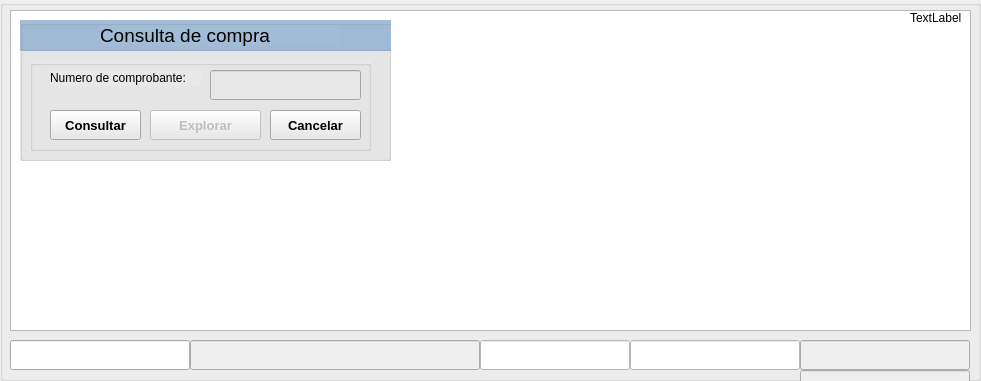
  <widget class="QGroupBox" name="groupBox_2">
   <property name="geometry">
    <rect>
     <x>20</x>
     <y>200</y>
     <width>981</width>
     <height>381</height>
    </rect>
   </property>
   <property name="title">
    <string/>
   </property>
   <widget class="QTableWidget" name="tabla">
    <property name="geometry">
     <rect>
      <x>10</x>
      <y>10</y>
      <width>961</width>
      <height>321</height>
     </rect>
    </property>
    <property name="palette">
     <palette>
      <active>
       <colorrole role="Midlight">
        <brush brushstyle="SolidPattern">
         <color alpha="255">
          <red>85</red>
          <green>170</green>
          <blue>255</blue>
         </color>
        </brush>
       </colorrole>
       <colorrole role="Highlight">
        <brush brushstyle="SolidPattern">
         <color alpha="255">
          <red>51</red>
          <green>153</green>
          <blue>255</blue>
         </color>
        </brush>
       </colorrole>
      </active>
      <inactive>
       <colorrole role="Midlight">
        <brush brushstyle="SolidPattern">
         <color alpha="255">
          <red>85</red>
          <green>170</green>
          <blue>255</blue>
         </color>
        </brush>
       </colorrole>
       <colorrole role="Highlight">
        <brush brushstyle="SolidPattern">
         <color alpha="255">
          <red>85</red>
          <green>170</green>
          <blue>255</blue>
         </color>
        </brush>
       </colorrole>
      </inactive>
      <disabled>
       <colorrole role="Midlight">
        <brush brushstyle="SolidPattern">
         <color alpha="255">
          <red>85</red>
          <green>170</green>
          <blue>255</blue>
         </color>
        </brush>
       </colorrole>
       <colorrole role="Highlight">
        <brush brushstyle="SolidPattern">
         <color alpha="255">
          <red>51</red>
          <green>153</green>
          <blue>255</blue>
         </color>
        </brush>
       </colorrole>
      </disabled>
     </palette>
    </property>
    <property name="font">
     <font>
      <pointsize>12</pointsize>
      <weight>75</weight>
      <bold>true</bold>
     </font>
    </property>
    <attribute name="horizontalHeaderHighlightSections">
     <bool>false</bool>
    </attribute>
    <attribute name="verticalHeaderVisible">
     <bool>false</bool>
    </attribute>
    <attribute name="verticalHeaderHighlightSections">
     <bool>false</bool>
    </attribute>
   </widget>
   <widget class="QLineEdit" name="txtcodprod">
    <property name="geometry">
     <rect>
      <x>10</x>
      <y>340</y>
      <width>180</width>
      <height>30</height>
     </rect>
    </property>
    <property name="font">
     <font>
      <pointsize>11</pointsize>
     </font>
    </property>
    <property name="frame">
     <bool>true</bool>
    </property>
   </widget>
   <widget class="QLineEdit" name="txtnomprod">
    <property name="enabled">
     <bool>false</bool>
    </property>
    <property name="geometry">
     <rect>
      <x>190</x>
      <y>340</y>
      <width>290</width>
      <height>30</height>
     </rect>
    </property>
    <property name="font">
     <font>
      <pointsize>11</pointsize>
     </font>
    </property>
    <property name="frame">
     <bool>true</bool>
    </property>
   </widget>
   <widget class="QLineEdit" name="txtcantidad">
    <property name="geometry">
     <rect>
      <x>480</x>
      <y>340</y>
      <width>150</width>
      <height>30</height>
     </rect>
    </property>
    <property name="palette">
     <palette>
      <active>
       <colorrole role="Button">
        <brush brushstyle="SolidPattern">
         <color alpha="255">
          <red>0</red>
          <green>0</green>
          <blue>0</blue>
         </color>
        </brush>
       </colorrole>
       <colorrole role="Base">
        <brush brushstyle="SolidPattern">
         <color alpha="255">
          <red>255</red>
          <green>255</green>
          <blue>255</blue>
         </color>
        </brush>
       </colorrole>
       <colorrole role="Window">
        <brush brushstyle="SolidPattern">
         <color alpha="255">
          <red>255</red>
          <green>255</green>
          <blue>255</blue>
         </color>
        </brush>
       </colorrole>
      </active>
      <inactive>
       <colorrole role="Button">
        <brush brushstyle="SolidPattern">
         <color alpha="255">
          <red>0</red>
          <green>0</green>
          <blue>0</blue>
         </color>
        </brush>
       </colorrole>
       <colorrole role="Base">
        <brush brushstyle="SolidPattern">
         <color alpha="255">
          <red>255</red>
          <green>255</green>
          <blue>255</blue>
         </color>
        </brush>
       </colorrole>
       <colorrole role="Window">
        <brush brushstyle="SolidPattern">
         <color alpha="255">
          <red>255</red>
          <green>255</green>
          <blue>255</blue>
         </color>
        </brush>
       </colorrole>
      </inactive>
      <disabled>
       <colorrole role="Button">
        <brush brushstyle="SolidPattern">
         <color alpha="255">
          <red>0</red>
          <green>0</green>
          <blue>0</blue>
         </color>
        </brush>
       </colorrole>
       <colorrole role="Base">
        <brush brushstyle="SolidPattern">
         <color alpha="255">
          <red>255</red>
          <green>255</green>
          <blue>255</blue>
         </color>
        </brush>
       </colorrole>
       <colorrole role="Window">
        <brush brushstyle="SolidPattern">
         <color alpha="255">
          <red>255</red>
          <green>255</green>
          <blue>255</blue>
         </color>
        </brush>
       </colorrole>
      </disabled>
     </palette>
    </property>
    <property name="font">
     <font>
      <pointsize>11</pointsize>
     </font>
    </property>
    <property name="frame">
     <bool>true</bool>
    </property>
   </widget>
   <widget class="QLineEdit" name="txtprecio">
    <property name="enabled">
     <bool>false</bool>
    </property>
    <property name="geometry">
     <rect>
      <x>630</x>
      <y>340</y>
      <width>170</width>
      <height>30</height>
     </rect>
    </property>
    <property name="palette">
     <palette>
      <active>
       <colorrole role="WindowText">
        <brush brushstyle="SolidPattern">
         <color alpha="255">
          <red>0</red>
          <green>0</green>
          <blue>0</blue>
         </color>
        </brush>
       </colorrole>
       <colorrole role="Dark">
        <brush brushstyle="SolidPattern">
         <color alpha="255">
          <red>160</red>
          <green>160</green>
          <blue>160</blue>
         </color>
        </brush>
       </colorrole>
       <colorrole role="Mid">
        <brush brushstyle="SolidPattern">
         <color alpha="255">
          <red>160</red>
          <green>160</green>
          <blue>160</blue>
         </color>
        </brush>
       </colorrole>
       <colorrole role="Text">
        <brush brushstyle="SolidPattern">
         <color alpha="255">
          <red>0</red>
          <green>0</green>
          <blue>0</blue>
         </color>
        </brush>
       </colorrole>
       <colorrole role="BrightText">
        <brush brushstyle="SolidPattern">
         <color alpha="255">
          <red>255</red>
          <green>255</green>
          <blue>255</blue>
         </color>
        </brush>
       </colorrole>
       <colorrole role="ButtonText">
        <brush brushstyle="SolidPattern">
         <color alpha="255">
          <red>0</red>
          <green>0</green>
          <blue>0</blue>
         </color>
        </brush>
       </colorrole>
       <colorrole role="Base">
        <brush brushstyle="SolidPattern">
         <color alpha="255">
          <red>255</red>
          <green>255</green>
          <blue>255</blue>
         </color>
        </brush>
       </colorrole>
       <colorrole role="Window">
        <brush brushstyle="SolidPattern">
         <color alpha="255">
          <red>240</red>
          <green>240</green>
          <blue>240</blue>
         </color>
        </brush>
       </colorrole>
      </active>
      <inactive>
       <colorrole role="WindowText">
        <brush brushstyle="SolidPattern">
         <color alpha="255">
          <red>0</red>
          <green>0</green>
          <blue>0</blue>
         </color>
        </brush>
       </colorrole>
       <colorrole role="Dark">
        <brush brushstyle="SolidPattern">
         <color alpha="255">
          <red>160</red>
          <green>160</green>
          <blue>160</blue>
         </color>
        </brush>
       </colorrole>
       <colorrole role="Mid">
        <brush brushstyle="SolidPattern">
         <color alpha="255">
          <red>160</red>
          <green>160</green>
          <blue>160</blue>
         </color>
        </brush>
       </colorrole>
       <colorrole role="Text">
        <brush brushstyle="SolidPattern">
         <color alpha="255">
          <red>0</red>
          <green>0</green>
          <blue>0</blue>
         </color>
        </brush>
       </colorrole>
       <colorrole role="BrightText">
        <brush brushstyle="SolidPattern">
         <color alpha="255">
          <red>255</red>
          <green>255</green>
          <blue>255</blue>
         </color>
        </brush>
       </colorrole>
       <colorrole role="ButtonText">
        <brush brushstyle="SolidPattern">
         <color alpha="255">
          <red>0</red>
          <green>0</green>
          <blue>0</blue>
         </color>
        </brush>
       </colorrole>
       <colorrole role="Base">
        <brush brushstyle="SolidPattern">
         <color alpha="255">
          <red>255</red>
          <green>255</green>
          <blue>255</blue>
         </color>
        </brush>
       </colorrole>
       <colorrole role="Window">
        <brush brushstyle="SolidPattern">
         <color alpha="255">
          <red>240</red>
          <green>240</green>
          <blue>240</blue>
         </color>
        </brush>
       </colorrole>
      </inactive>
      <disabled>
       <colorrole role="WindowText">
        <brush brushstyle="SolidPattern">
         <color alpha="255">
          <red>0</red>
          <green>0</green>
          <blue>0</blue>
         </color>
        </brush>
       </colorrole>
       <colorrole role="Dark">
        <brush brushstyle="SolidPattern">
         <color alpha="255">
          <red>255</red>
          <green>255</green>
          <blue>255</blue>
         </color>
        </brush>
       </colorrole>
       <colorrole role="Mid">
        <brush brushstyle="SolidPattern">
         <color alpha="255">
          <red>255</red>
          <green>255</green>
          <blue>255</blue>
         </color>
        </brush>
       </colorrole>
       <colorrole role="Text">
        <brush brushstyle="SolidPattern">
         <color alpha="255">
          <red>0</red>
          <green>0</green>
          <blue>0</blue>
         </color>
        </brush>
       </colorrole>
       <colorrole role="BrightText">
        <brush brushstyle="SolidPattern">
         <color alpha="255">
          <red>0</red>
          <green>0</green>
          <blue>0</blue>
         </color>
        </brush>
       </colorrole>
       <colorrole role="ButtonText">
        <brush brushstyle="SolidPattern">
         <color alpha="255">
          <red>0</red>
          <green>0</green>
          <blue>0</blue>
         </color>
        </brush>
       </colorrole>
       <colorrole role="Base">
        <brush brushstyle="SolidPattern">
         <color alpha="255">
          <red>255</red>
          <green>255</green>
          <blue>255</blue>
         </color>
        </brush>
       </colorrole>
       <colorrole role="Window">
        <brush brushstyle="SolidPattern">
         <color alpha="255">
          <red>255</red>
          <green>255</green>
          <blue>255</blue>
         </color>
        </brush>
       </colorrole>
      </disabled>
     </palette>
    </property>
    <property name="font">
     <font>
      <pointsize>11</pointsize>
     </font>
    </property>
    <property name="autoFillBackground">
     <bool>false</bool>
    </property>
    <property name="frame">
     <bool>true</bool>
    </property>
   </widget>
   <widget class="QLineEdit" name="txtsubtotal">
    <property name="enabled">
     <bool>false</bool>
    </property>
    <property name="geometry">
     <rect>
      <x>800</x>
      <y>340</y>
      <width>170</width>
      <height>30</height>
     </rect>
    </property>
    <property name="font">
     <font>
      <pointsize>11</pointsize>
     </font>
    </property>
    <property name="frame">
     <bool>true</bool>
    </property>
   </widget>
   <widget class="QWidget" name="horizontalLayoutWidget_4">
    <property name="geometry">
     <rect>
      <x>130</x>
      <y>210</y>
      <width>2</width>
      <height>2</height>
     </rect>
    </property>
    <layout class="QHBoxLayout" name="horizontalLayout_4"/>
   </widget>
   <widget class="QLabel" name="lblindice">
    <property name="geometry">
     <rect>
      <x>910</x>
      <y>10</y>
      <width>53</width>
      <height>16</height>
     </rect>
    </property>
    <property name="text">
     <string>TextLabel</string>
    </property>
   </widget>
   <widget class="QLineEdit" name="txtcodigo">
    <property name="enabled">
     <bool>false</bool>
    </property>
    <property name="geometry">
     <rect>
      <x>800</x>
      <y>370</y>
      <width>170</width>
      <height>30</height>
     </rect>
    </property>
    <property name="font">
     <font>
      <pointsize>11</pointsize>
     </font>
    </property>
    <property name="frame">
     <bool>true</bool>
    </property>
   </widget>
   <widget class="QGroupBox" name="groupreimpre">
    <property name="geometry">
     <rect>
      <x>20</x>
      <y>20</y>
      <width>371</width>
      <height>141</height>
     </rect>
    </property>
    <property name="autoFillBackground">
     <bool>false</bool>
    </property>
    <property name="styleSheet">
     <string notr="true">background-color: rgb(232, 232, 232);</string>
    </property>
    <property name="title">
     <string/>
    </property>
    <widget class="QGroupBox" name="groupBox_19">
     <property name="geometry">
      <rect>
       <x>10</x>
       <y>40</y>
       <width>341</width>
       <height>91</height>
      </rect>
     </property>
     <property name="font">
      <font>
       <pointsize>12</pointsize>
      </font>
     </property>
     <property name="title">
      <string/>
     </property>
     <widget class="QLineEdit" name="txtcodre">
      <property name="enabled">
       <bool>true</bool>
      </property>
      <property name="geometry">
       <rect>
        <x>180</x>
        <y>10</y>
        <width>151</width>
        <height>30</height>
       </rect>
      </property>
      <property name="palette">
       <palette>
        <active>
         <colorrole role="WindowText">
          <brush brushstyle="SolidPattern">
           <color alpha="255">
            <red>0</red>
            <green>0</green>
            <blue>0</blue>
           </color>
          </brush>
         </colorrole>
         <colorrole role="Button">
          <brush brushstyle="SolidPattern">
           <color alpha="255">
            <red>232</red>
            <green>232</green>
            <blue>232</blue>
           </color>
          </brush>
         </colorrole>
         <colorrole role="Midlight">
          <brush brushstyle="SolidPattern">
           <color alpha="255">
            <red>255</red>
            <green>255</green>
            <blue>255</blue>
           </color>
          </brush>
         </colorrole>
         <colorrole role="Dark">
          <brush brushstyle="SolidPattern">
           <color alpha="255">
            <red>255</red>
            <green>255</green>
            <blue>255</blue>
           </color>
          </brush>
         </colorrole>
         <colorrole role="Mid">
          <brush brushstyle="SolidPattern">
           <color alpha="255">
            <red>255</red>
            <green>255</green>
            <blue>255</blue>
           </color>
          </brush>
         </colorrole>
         <colorrole role="Text">
          <brush brushstyle="SolidPattern">
           <color alpha="255">
            <red>0</red>
            <green>0</green>
            <blue>0</blue>
           </color>
          </brush>
         </colorrole>
         <colorrole role="ButtonText">
          <brush brushstyle="SolidPattern">
           <color alpha="255">
            <red>0</red>
            <green>0</green>
            <blue>0</blue>
           </color>
          </brush>
         </colorrole>
         <colorrole role="Base">
          <brush brushstyle="SolidPattern">
           <color alpha="255">
            <red>232</red>
            <green>232</green>
            <blue>232</blue>
           </color>
          </brush>
         </colorrole>
         <colorrole role="Window">
          <brush brushstyle="SolidPattern">
           <color alpha="255">
            <red>232</red>
            <green>232</green>
            <blue>232</blue>
           </color>
          </brush>
         </colorrole>
        </active>
        <inactive>
         <colorrole role="WindowText">
          <brush brushstyle="SolidPattern">
           <color alpha="255">
            <red>0</red>
            <green>0</green>
            <blue>0</blue>
           </color>
          </brush>
         </colorrole>
         <colorrole role="Button">
          <brush brushstyle="SolidPattern">
           <color alpha="255">
            <red>232</red>
            <green>232</green>
            <blue>232</blue>
           </color>
          </brush>
         </colorrole>
         <colorrole role="Midlight">
          <brush brushstyle="SolidPattern">
           <color alpha="255">
            <red>227</red>
            <green>227</green>
            <blue>227</blue>
           </color>
          </brush>
         </colorrole>
         <colorrole role="Dark">
          <brush brushstyle="SolidPattern">
           <color alpha="255">
            <red>160</red>
            <green>160</green>
            <blue>160</blue>
           </color>
          </brush>
         </colorrole>
         <colorrole role="Mid">
          <brush brushstyle="SolidPattern">
           <color alpha="255">
            <red>160</red>
            <green>160</green>
            <blue>160</blue>
           </color>
          </brush>
         </colorrole>
         <colorrole role="Text">
          <brush brushstyle="SolidPattern">
           <color alpha="255">
            <red>0</red>
            <green>0</green>
            <blue>0</blue>
           </color>
          </brush>
         </colorrole>
         <colorrole role="ButtonText">
          <brush brushstyle="SolidPattern">
           <color alpha="255">
            <red>0</red>
            <green>0</green>
            <blue>0</blue>
           </color>
          </brush>
         </colorrole>
         <colorrole role="Base">
          <brush brushstyle="SolidPattern">
           <color alpha="255">
            <red>232</red>
            <green>232</green>
            <blue>232</blue>
           </color>
          </brush>
         </colorrole>
         <colorrole role="Window">
          <brush brushstyle="SolidPattern">
           <color alpha="255">
            <red>232</red>
            <green>232</green>
            <blue>232</blue>
           </color>
          </brush>
         </colorrole>
        </inactive>
        <disabled>
         <colorrole role="WindowText">
          <brush brushstyle="SolidPattern">
           <color alpha="255">
            <red>0</red>
            <green>0</green>
            <blue>0</blue>
           </color>
          </brush>
         </colorrole>
         <colorrole role="Button">
          <brush brushstyle="SolidPattern">
           <color alpha="255">
            <red>232</red>
            <green>232</green>
            <blue>232</blue>
           </color>
          </brush>
         </colorrole>
         <colorrole role="Midlight">
          <brush brushstyle="SolidPattern">
           <color alpha="255">
            <red>255</red>
            <green>255</green>
            <blue>255</blue>
           </color>
          </brush>
         </colorrole>
         <colorrole role="Dark">
          <brush brushstyle="SolidPattern">
           <color alpha="255">
            <red>255</red>
            <green>255</green>
            <blue>255</blue>
           </color>
          </brush>
         </colorrole>
         <colorrole role="Mid">
          <brush brushstyle="SolidPattern">
           <color alpha="255">
            <red>255</red>
            <green>255</green>
            <blue>255</blue>
           </color>
          </brush>
         </colorrole>
         <colorrole role="Text">
          <brush brushstyle="SolidPattern">
           <color alpha="255">
            <red>0</red>
            <green>0</green>
            <blue>0</blue>
           </color>
          </brush>
         </colorrole>
         <colorrole role="ButtonText">
          <brush brushstyle="SolidPattern">
           <color alpha="255">
            <red>0</red>
            <green>0</green>
            <blue>0</blue>
           </color>
          </brush>
         </colorrole>
         <colorrole role="Base">
          <brush brushstyle="SolidPattern">
           <color alpha="255">
            <red>232</red>
            <green>232</green>
            <blue>232</blue>
           </color>
          </brush>
         </colorrole>
         <colorrole role="Window">
          <brush brushstyle="SolidPattern">
           <color alpha="255">
            <red>232</red>
            <green>232</green>
            <blue>232</blue>
           </color>
          </brush>
         </colorrole>
        </disabled>
       </palette>
      </property>
     </widget>
     <widget class="QLabel" name="label_16">
      <property name="geometry">
       <rect>
        <x>20</x>
        <y>10</y>
        <width>151</width>
        <height>16</height>
       </rect>
      </property>
      <property name="text">
       <string>Numero de comprobante:</string>
      </property>
     </widget>
     <widget class="QPushButton" name="btnreim">
      <property name="geometry">
       <rect>
        <x>20</x>
        <y>50</y>
        <width>91</width>
        <height>30</height>
       </rect>
      </property>
      <property name="font">
       <font>
        <pointsize>10</pointsize>
        <weight>75</weight>
        <bold>true</bold>
       </font>
      </property>
      <property name="text">
       <string>Consultar</string>
      </property>
     </widget>
     <widget class="QPushButton" name="btnexplorar">
      <property name="enabled">
       <bool>false</bool>
      </property>
      <property name="geometry">
       <rect>
        <x>120</x>
        <y>50</y>
        <width>111</width>
        <height>30</height>
       </rect>
      </property>
      <property name="font">
       <font>
        <pointsize>10</pointsize>
        <weight>75</weight>
        <bold>true</bold>
       </font>
      </property>
      <property name="text">
       <string>Explorar</string>
      </property>
     </widget>
    </widget>
    <widget class="QGroupBox" name="groupBox_20">
     <property name="geometry">
      <rect>
       <x>0</x>
       <y>0</y>
       <width>1301</width>
       <height>31</height>
      </rect>
     </property>
     <property name="styleSheet">
      <string notr="true">background-color: rgb(162, 188, 216);</string>
     </property>
     <property name="title">
      <string/>
     </property>
     <widget class="QLabel" name="label_31">
      <property name="geometry">
       <rect>
        <x>80</x>
        <y>5</y>
        <width>241</width>
        <height>21</height>
       </rect>
      </property>
      <property name="font">
       <font>
        <pointsize>14</pointsize>
       </font>
      </property>
      <property name="text">
       <string>Consulta de compra</string>
      </property>
     </widget>
    </widget>
    <widget class="QPushButton" name="btncancel_2">
     <property name="enabled">
      <bool>true</bool>
     </property>
     <property name="geometry">
      <rect>
       <x>250</x>
       <y>90</y>
       <width>91</width>
       <height>30</height>
      </rect>
     </property>
     <property name="font">
      <font>
       <pointsize>10</pointsize>
       <weight>75</weight>
       <bold>true</bold>
      </font>
     </property>
     <property name="text">
      <string>Cancelar</string>
     </property>
    </widget>
    <zorder>groupBox_20</zorder>
    <zorder>groupBox_19</zorder>
    <zorder>btncancel_2</zorder>
   </widget>
   <zorder>txtsubtotal</zorder>
   <zorder>txtcodprod</zorder>
   <zorder>txtnomprod</zorder>
   <zorder>txtcantidad</zorder>
   <zorder>txtprecio</zorder>
   <zorder>tabla</zorder>
   <zorder>horizontalLayoutWidget_4</zorder>
   <zorder>lblindice</zorder>
   <zorder>txtcodigo</zorder>
   <zorder>groupreimpre</zorder>
  </widget>
